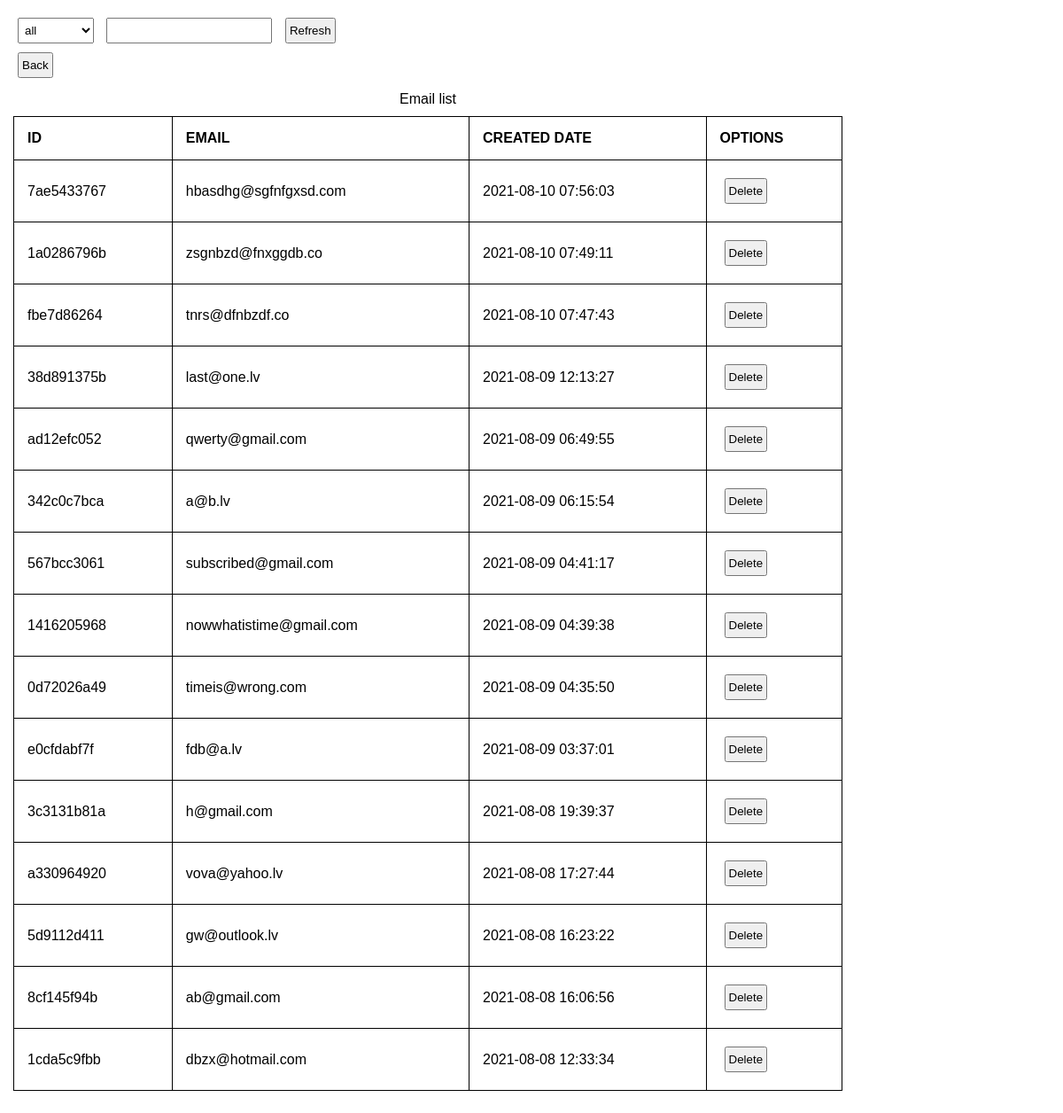
Screenshot of /email_list.php with the database file from the repository.
### tables this page shows
CREATE TABLE `emails` (
  `id` int(11) NOT NULL,
  `email_id` varchar(255) NOT NULL,
  `email` varchar(255) NOT NULL,
  `host` varchar(255) NOT NULL,
  `created_date` timestamp NOT NULL DEFAULT current_timestamp() ON UPDATE current_timestamp()
);

### email_list.php (the view, shortened to what this page needs)
<?php
include "./db.php";
?>
<!DOCTYPE html>
<html lang="en">
<head>
    <link rel="stylesheet" href="table.css">
</head>
<body>
    <form action="" method="post">
        <select name="Option" id="host" onchange="this.form.submit()" class="inverted">
            <option value="all">all</option>
        </select>
        <input id="search" type="text" name="filter" onchange="this.form.submit()" class="inverted">
        <button type="submit" value="" class="inverted">Refresh</button>
    </form>
    <button onclick="document.location.href='./index.php'">Back</button>
    <form action="delete.php" method="POST">
        <table>
            <caption>Email list</caption>
            <tr>
                <th>id</th>
                <th>email</th>
                <th>created date</th>
                <th>options</th>
            </tr>
            <?php
            if (isset($_POST['Option']) && $_POST['Option'] !== 'all') {
                $option = trim($_POST['Option']);
                $statement = $pdo->query("SELECT * FROM emails WHERE host='$option'");
            } elseif (isset($_POST['filter']) && $_POST['filter'] !== "") {
                $filter = trim($_POST['filter']);
                $statement = $pdo->query("SELECT * FROM emails WHERE email='$filter'");
            } else {
                $statement = $pdo->query("SELECT * FROM emails ORDER BY created_date DESC");
            }
            while ($email = $statement->fetch(PDO::FETCH_ASSOC)) { ?>
                <tr>
                    <td><?php echo $email['email_id']; ?></td>
                    <td><?php echo $email['email']; ?></td>
                    <td><?php echo $email['created_date']; ?></td>
                    <td>
                        <button type="submit" class="inverted" name="email_delete" value="<?= $email['email_id'] ?>">Delete</button>
                    </td>
                </tr>
            <?php } ?>
        </table>
    </form>
</body>
</html>

### table.css (style rules this page uses)
* { margin:0; padding:0; box-sizing: border-box; }
body { margin:0; padding:15px; font-family: Arial, Helvetica, sans-serif; width: 100%; height: 100%; background-color: white; }
table, th, td { border: 1px solid black; border-collapse: collapse; text-align: left; }
table { width: 80%; margin: 10px 0; }
caption { margin-bottom: 10px; }
th, td { padding: 15px; }
th { text-transform: uppercase; }
select, button, input { margin: 5px; padding:5px 3px; }

### rows the page displays
emails: email "7ae5433767", email "hbasdhg@sgfnfgxsd.com", created_date "2021-08-10 07:56:03"
emails: email "1a0286796b", email "zsgnbzd@fnxggdb.co", created_date "2021-08-10 07:49:11"
emails: email "fbe7d86264", email "tnrs@dfnbzdf.co", created_date "2021-08-10 07:47:43"
emails: email "38d891375b", email "last@one.lv", created_date "2021-08-09 12:13:27"
emails: email "ad12efc052", email "qwerty@gmail.com", created_date "2021-08-09 06:49:55"
emails: email "342c0c7bca", email "a@b.lv", created_date "2021-08-09 06:15:54"
emails: email "567bcc3061", email "subscribed@gmail.com", created_date "2021-08-09 04:41:17"
emails: email "1416205968", email "nowwhatistime@gmail.com", created_date "2021-08-09 04:39:38"
emails: email "0d72026a49", email "timeis@wrong.com", created_date "2021-08-09 04:35:50"
emails: email "e0cfdabf7f", email "fdb@a.lv", created_date "2021-08-09 03:37:01"
emails: email "3c3131b81a", email "h@gmail.com", created_date "2021-08-08 19:39:37"
emails: email "a330964920", email "vova@yahoo.lv", created_date "2021-08-08 17:27:44"
emails: email "5d9112d411", email "gw@outlook.lv", created_date "2021-08-08 16:23:22"
emails: email "8cf145f94b", email "ab@gmail.com", created_date "2021-08-08 16:06:56"
emails: email "1cda5c9fbb", email "dbzx@hotmail.com", created_date "2021-08-08 12:33:34"
